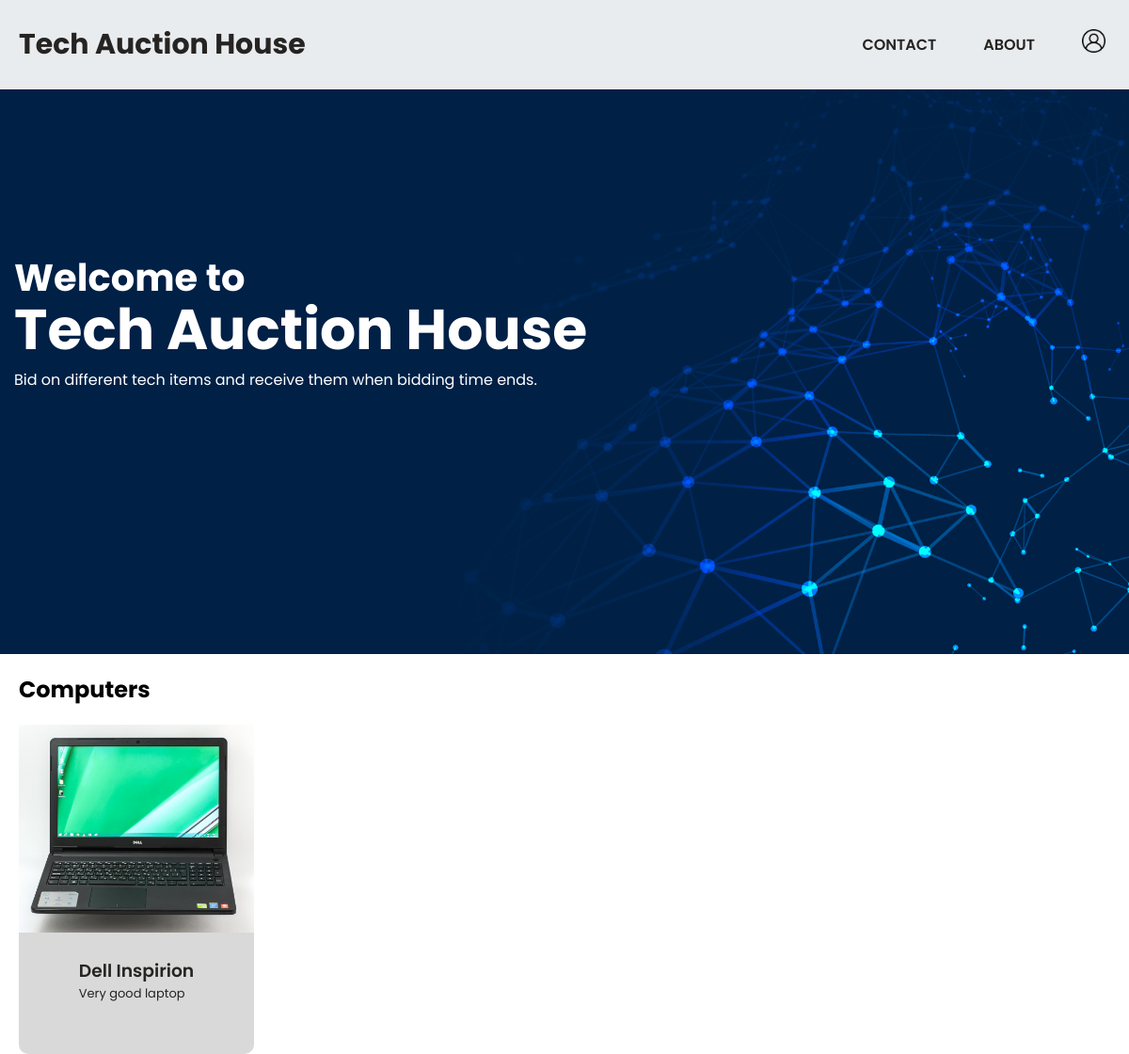
The app's page /, older data.
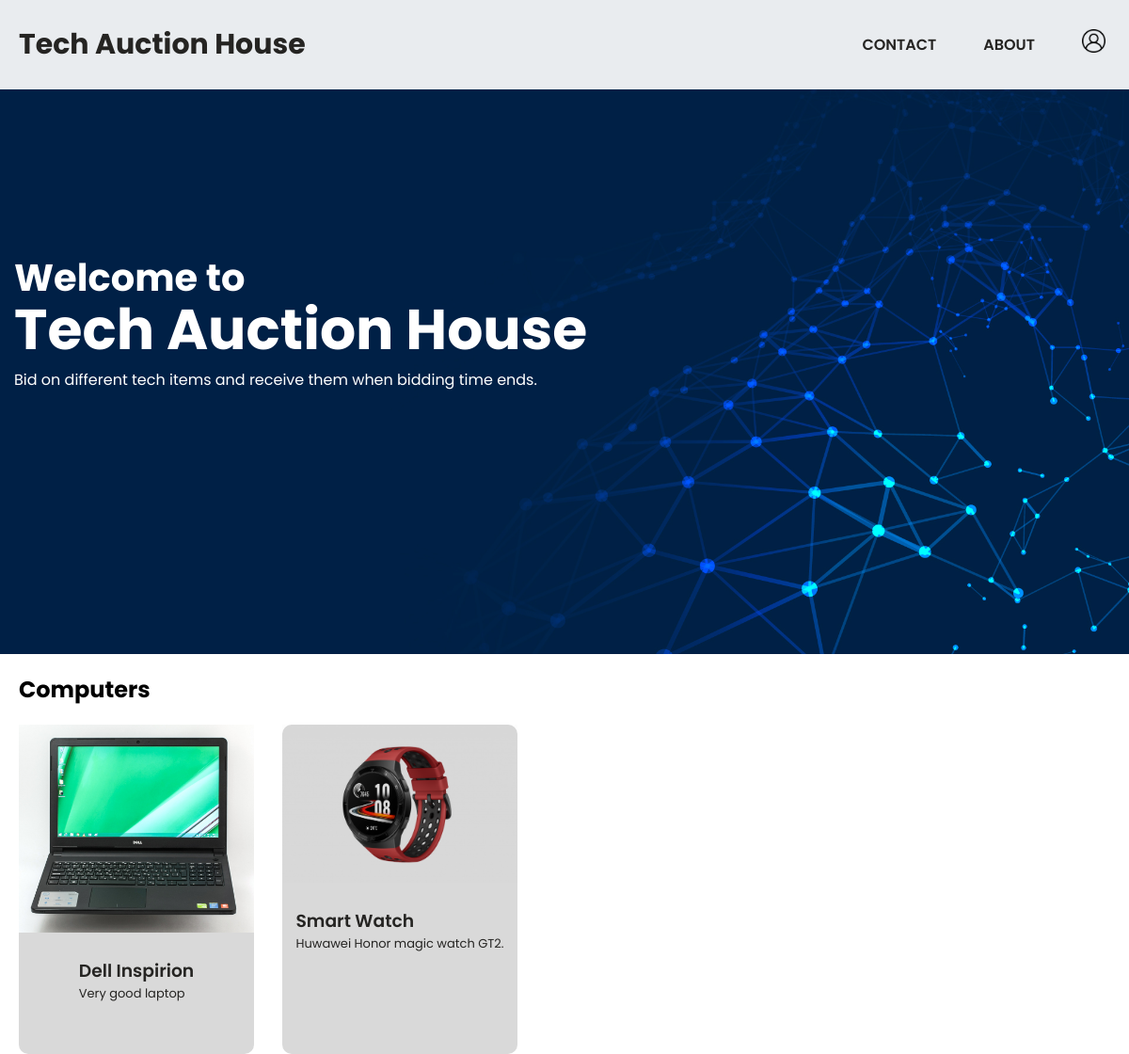
The same page, newer data.
### auctions/models.py (models this page shows, shortened)
class Product(models.Model):
    product_name = models.CharField(max_length=100)
    category = models.CharField(max_length=50)
    price = models.FloatField(default=50000)
    description = models.CharField(max_length=1000)
    specifications = models.CharField(max_length=5000, default="")
    publish_date = models.DateField()
    bid_ends = models.DateField()
    image = models.ImageField(upload_to='auctions/product_images', default='')

### auctions/views.py (the view)
# urls.py: path('', views.index, name='index'),
def index(request):
    products = Product.objects.all()
    for product in products:
        title = product.product_name
        print(title)
    item = {'products':products}
    return render(request, 'auctions/index.html', item)

### auctions/templates/auctions/index.html (shortened to what this page needs)
{% load static %}
<!DOCTYPE html>
<html lang="en">
  <head>
    <link rel="stylesheet" href="{% static 'auctions/style.css' %}" />
    <link rel="stylesheet" href="{% static 'auctions/index.css' %}" />
  </head>
  <body>
    <nav name="nav-bar" class="header">
      <a href="{% url 'index' %}">
        <h1 class="nav-title">Tech Auction House</h1>
      </a>
      <ul id="nav-menu">
        <li><a href="{% url 'contact' %}" class="nav-link">CONTACT</a></li>
        <li><a href="{% url 'about' %}" class="nav-link">ABOUT</a></li>
        <li>
          <a href="{% url 'login' %}" class="nav-link">
            <img
              src="{% static 'images/user.png' %}"
              alt="user icon"
              class="header--avatar-image"
          /></a>
        </li>
      </ul>
    </nav>
    <div class="intro-to-site">
      <h3>Welcome to</h3>
      <h1>Tech Auction House</h1>
      <p>Bid on different tech items and receive them when bidding time ends.</p>
    </div>
    <section class="root">
      <h2 class="card-category">Computers</h2>
      <div class="card-container">
{% for i in products %}
<div class="card">
  <a href="/items/{{i.id}}">
    <img
    src="{{i.image.url}}"
    class="card--cover-image"
  />
  <div class="card-details">
    <h3 class="card--title">{{i.product_name}}</h3>
    <p class="card--desc">{{i.description}}</p>
  </a>
  </div>
</div>
{% endfor %}
    </section>
  </body>
</html>

### auctions/static/auctions/style.css (style rules this page uses)
* { font-family: Poppins, sans-serif; }
body { margin: 0; padding: 0; box-sizing: border-box; }
a { text-decoration: none; color: #252422; }
.root { margin: 0 20px; }
.header { display: flex; justify-content: space-between; align-items: center; width: 100%; background-color: #e9ecef; color: #252422; box-shadow: 0 0 25px rgba(0, 0, 0, 0.1); }
.nav-title { margin-left: 20px; font-size: 30px; }
#nav-menu { display: flex; justify-content: space-evenly; list-style-type: none; font-weight: 600; }
#nav-menu > li { margin: auto 25px; transition-duration: 500ms; }
.header--avatar-image { width: 25px; }

### auctions/static/auctions/index.css (style rules this page uses)
.intro-to-site { height: 75vh; width: 100%; background-image: url("../images/tech-auction-house-landing-page-bg.jpg"); background-repeat: no-repeat; background-size: 100%; background-position: center; position: relative; color: white; }
.intro-to-site > h1, .intro-to-site > h3, .intro-to-site > p { margin-left: 5px; position: absolute; left:10px; }
.intro-to-site > h1 { top: 170px; font-size: 60px; }
.intro-to-site > h3 { top: 130px; font-size: 40px; }
.intro-to-site > p { top: 280px; }
.card-container { display: flex; gap: 30px; overflow-x: scroll; }
.card { display: flex; flex-direction: column; align-items: center; background-color: #d9d9d9; width: 250px; height: 350px; border-radius: 10px; }
.card--cover-image { width: 250px; }
.card--title { font-weight: 600; margin-bottom: 0; }
.card--desc { margin-top: 0; font-size: 13px; }

Row changes from the older to the newer data that the page shows:
added Product: image (picture), product_name "Smart Watch", description "Huwawei Honor magic watch GT2."
